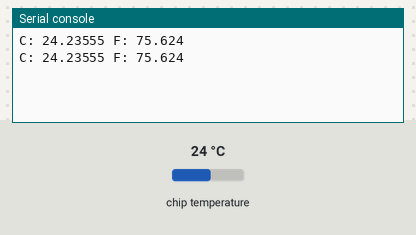
A program run on a simulated Raspberry Pi Pico running MicroPython. On the bench: the last lines printed to the serial console. Inputs (shaded band) come from the test bench; at power-on: chip temperature 24 °C.

Above: at 1.2 s.
1.3 s: chip temperature set to 1 °C
At 2.6 s:
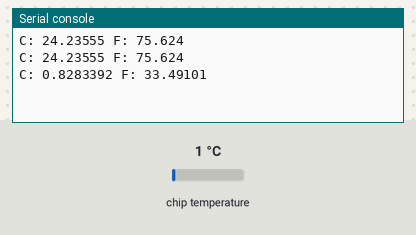
2.8 s: chip temperature set to 11 °C
At 3.8 s:
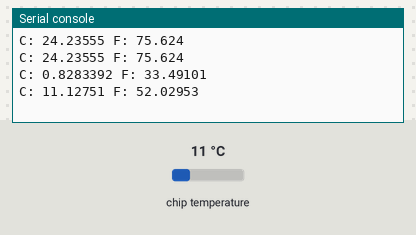
Timing chart, 0 to 5.8 s (numbered marks = the images above; inputs shaded):
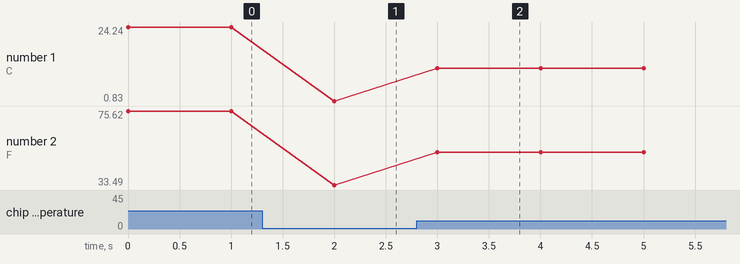

Measured:
- after the input at 1.3 s, the serial console: prints a new line after 0.70 s (image 1)
- after the input at 2.8 s, the serial console: prints a new line after 0.20 s (image 2)
- plotted number 1: 24.24 → 0.83 after the input at 1.3 s, 0.83 → 11.13 after the input at 2.8 s
- plotted number 2: 75.62 → 33.49 after the input at 1.3 s, 33.49 → 52.03 after the input at 2.8 s

The program:

adc.py
```python
from machine import ADC
import time

temp_sensor = ADC(4)

while True:
  temperature = temp_sensor.read_u16()

  to_volts = 3.3 / 65535
  temperature = temperature * to_volts

  celsius_degrees = 27 - (temperature - 0.706) / 0.001721
  fahrenheit_degrees = celsius_degrees * 9 / 5 + 32
  print("C: " + str(celsius_degrees) + " F: " + str(fahrenheit_degrees))

  time.sleep(1)
```
